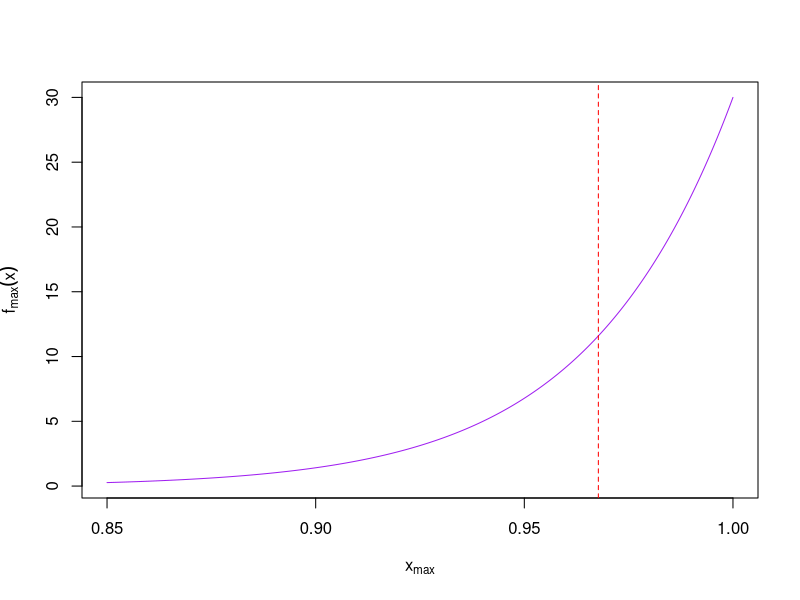

Reproduce this figure in R. (Note: this script raises an error after producing the figure.)
## ---- chunk 1
f <- function(x){30*x^29}
ans <- integrate(f, 0.92, 1)$value
ans
## ---- chunk 2
f1 <- function(x){30*x^30}
ans <- integrate(f1, 0, 1)$value
ans
## ---- chunk 3
curve(f, 0.85, 1, n = 500, col ="purple", 
      xlab = expression(x[max]), 
      ylab = expression(f[max](x)))
abline(v = ans, lty = "dashed", col = "red")
## ---- chunk 4
library(ggplot2)
ggplot(data = data.frame(x = c(0.85, 1)), aes(x = x)) + 
  stat_function(fun = f, color = "purple") + 
  theme_bw() +
  geom_vline(xinter = ans, lty = "dashed", color = "red") + 
  labs(x = expression(x[max]), y = expression(f[max](x)))
